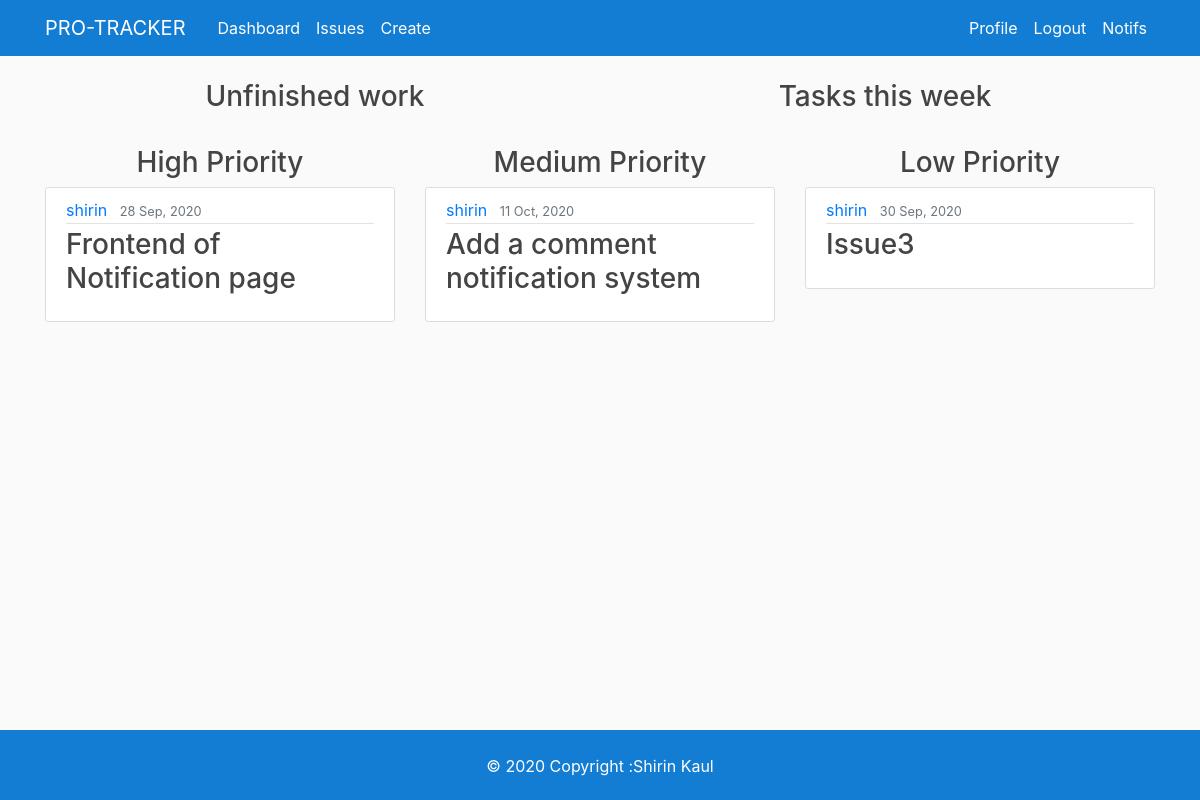
The app's page / (signed in) with its own data.
### issue/models.py (models this page shows, shortened)
class Issue(models.Model):
    PRIORITY_CHOICES= (
        ('high','high'),
        ('medium','medium'),
        ('low', 'low')
    )
    title=models.CharField(max_length=100)
    content=RichTextUploadingField(verbose_name='Body',null=True,blank=True)
    date_created=models.DateTimeField(default=timezone.now)
    priority=models.CharField(max_length=30, choices=PRIORITY_CHOICES)
    author = models.ManyToManyField(User)
    completed = models.BooleanField(default=False)
    def body_summary(self):
        return markdownify(self.content[:200] + "...")

### users/views.py (the view)
# urls.py: path('',user_views.dashboard, name="dashboard"),
@login_required
def dashboard(request):
    high_posts=request.user.issue_set.filter(completed=False).filter(priority='high')[:4]
    medium_posts=request.user.issue_set.filter(completed=False).filter(priority='medium')[:4]
    low_posts=request.user.issue_set.filter(completed=False).filter(priority='low')[:4]
    context={
        'high_posts': high_posts,
        'medium_posts': medium_posts,
        'low_posts':low_posts,
    }
    return render(request,'users/dashboard.html', context)

### users/templates/users/dashboard.html (shortened to what this page needs)
{% extends "issue/base.html" %}
{% block content %}
    <div class="col-md-6">
        <div class="d-flex justify-content-center"><h3>Unfinished work</h3> </div>
        <div style="height: 100%; width: 100%;" id="MyChart"></div>
    </div>
    <div class="col-md-6">
        <div class="d-flex justify-content-center"><h3>Tasks this week</h3></div>
        <div style="height: 100%; width: 100%;" id="chart-2">
        </div>
    </div>
    <div class="col-md-4">
        <br>
        <div class="d-flex justify-content-center"><h3>High Priority</h3></div>
        {% for post in high_posts %}
        <article class="media content-section">
            <div class="media-body">
              <div class="article-metadata">
                <a class="mr-2" href="{% url 'user-issues' post.author.first.username %}">{{ post.author.first }}</a>
                <small class="text-muted">{{ post.date_created|date:"j M, Y"}}</small>
              </div>
              <h3><a class="article-title" href="{% url 'issue-detail' post.id %}">{{ post.title }}</a></h3>
            </div>
        </article>
        {% endfor %}
    </div>
    <div class="col-md-4">
        <br>
        <div class="d-flex justify-content-center"><h3>Medium Priority </h3></div>
        {% for post in medium_posts %}
        <article class="media content-section">
            <div class="media-body">
              <div class="article-metadata">
                <a class="mr-2" href="{% url 'user-issues' post.author.first.username %}">{{ post.author.first }}</a>
                <small class="text-muted">{{ post.date_created|date:"j M, Y"}}</small>
              </div>
              <h3><a class="article-title" href="{% url 'issue-detail' post.id %}">{{ post.title }}</a></h3>
            </div>
        </article>
        {% endfor %}
    </div>
    <div class="col-md-4">
        <br>
        <div class="d-flex justify-content-center"><h3>Low Priority </h3></div>
        {% for post in low_posts %}
        <article class="media content-section">
            <div class="media-body">
              <div class="article-metadata">
                <a class="mr-2" href="{% url 'user-issues' post.author.first.username %}">{{ post.author.first }}</a>
                <small class="text-muted">{{ post.date_created|date:"j M, Y"}}</small>
              </div>
              <h3><a class="article-title" href="{% url 'issue-detail' post.id %}">{{ post.title }}</a></h3>
            </div>
        </article>
        {% endfor %}
    </div>
{%endblock content%}

### issue/static/issue/main.css (style rules this page uses)
body { background: #fafafa; color: #333333; margin-top: 5rem; }
h1, h2, h3, h4, h5, h6 { color: #444444; }
.content-section { background: #ffffff; padding: 10px 20px; border: 1px solid #dddddd; border-radius: 3px; margin-bottom: 20px; }
.article-title { color: #444444; }
.article-metadata { padding-bottom: 1px; margin-bottom: 4px; border-bottom: 1px solid #e3e3e3 }

### records on screen
Issue: author.first "shirin", date_created "28 Sep, 2020", title "Frontend of Notification page"
Issue: author.first "shirin", date_created "11 Oct, 2020", title "Add a comment notification system"
Issue: author.first "shirin", date_created "30 Sep, 2020", title "Issue3"
